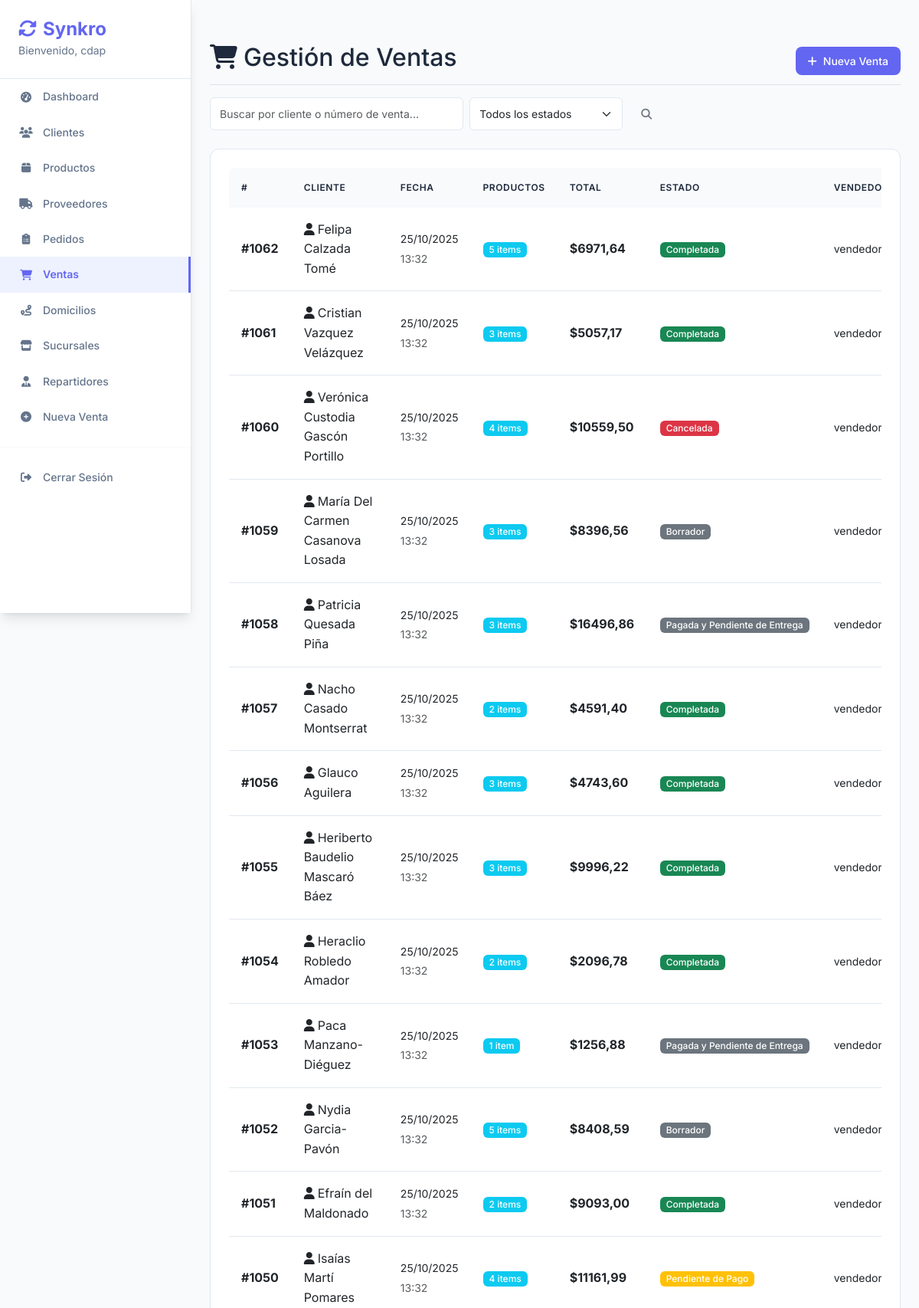
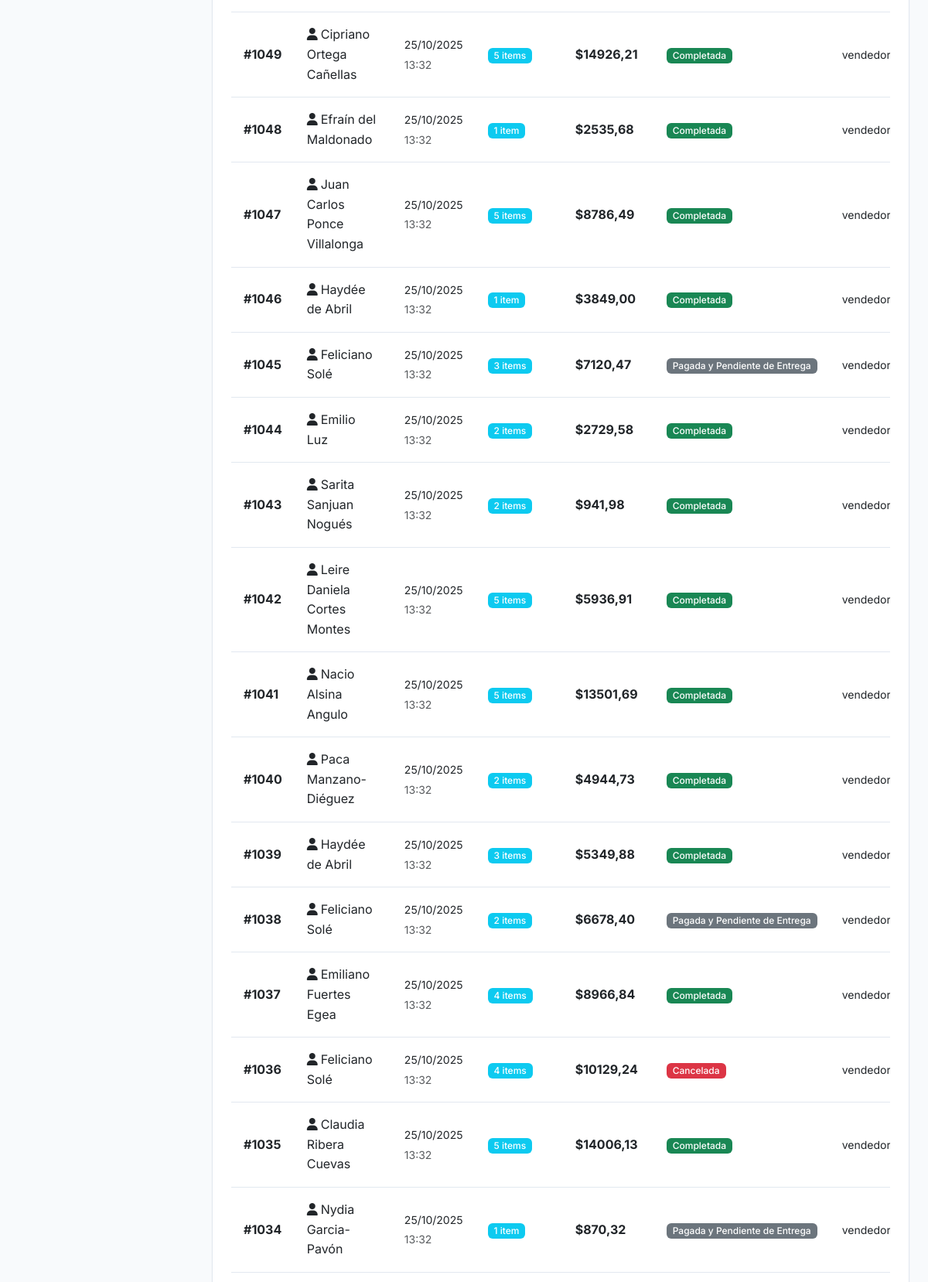
Page /ventas/ (signed in, upper part) on the committed database (2 pictures, top to bottom).
### core/models.py (models this page shows, shortened)
class Venta(models.Model):
    ESTADO_CHOICES = [
        ('COTIZACION', 'Cotización'),
        ('BORRADOR', 'Borrador'),
        ('PENDIENTE_PAGO', 'Pendiente de Pago'),
        ('PAGADA_PENDIENTE_ENTREGA', 'Pagada y Pendiente de Entrega'),
        ('COMPLETADA', 'Completada'),
        ('CANCELADA', 'Cancelada'),
    ]
    fecha = models.DateTimeField(auto_now_add=True)
    cliente = models.ForeignKey(Cliente, on_delete=models.SET_NULL, null=True, blank=True)
    usuario = models.ForeignKey(settings.AUTH_USER_MODEL, on_delete=models.PROTECT, help_text="Usuario que realizó la venta")
    estado = models.CharField(max_length=30, choices=ESTADO_CHOICES, default='COMPLETADA')
    monto_total = models.DecimalField(max_digits=12, decimal_places=2, default=0, editable=False)
    requiere_domicilio = models.BooleanField(default=False, help_text="Indica si requiere entrega a domicilio")
    direccion_entrega = models.CharField(max_length=300, blank=True, help_text="Dirección de entrega")
    latitud_entrega = models.DecimalField(max_digits=10, decimal_places=7, null=True, blank=True)
    longitud_entrega = models.DecimalField(max_digits=10, decimal_places=7, null=True, blank=True)
    prioridad_entrega = models.CharField(
        max_length=10,
        choices=[('alta', 'Alta'), ('media', 'Media'), ('baja', 'Baja')],
        default='media',
        help_text="Prioridad de entrega"
    )
    ventana_tiempo_inicio = models.TimeField(
        null=True, blank=True,
        help_text="Hora de inicio preferida para la entrega"
    )
    ventana_tiempo_fin = models.TimeField(
        null=True, blank=True,
        help_text="Hora límite para realizar la entrega"
    )
    _estado_anterior = None
    def __init__(self, *args, **kwargs):
        super().__init__(*args, **kwargs)
        self._estado_anterior = self.estado

class Cliente(models.Model):
    nombre = models.CharField(max_length=200)
    telefono = models.CharField(max_length=20, blank=True)
    email = models.EmailField(unique=True, blank=True, null=True)
    razon_social = models.CharField(max_length=200, blank=True)
    direccion = models.CharField(max_length=200, blank=True)

### core/views.py (the view)
# urls.py: path('ventas/', views.venta_list, name='venta_list'),
@login_required
def venta_list(request):
    search = request.GET.get('search', '')
    estado = request.GET.get('estado', '')
    ventas = Venta.objects.select_related('cliente', 'usuario').prefetch_related('detalles__producto')
    if search:
        ventas = ventas.filter(
            Q(cliente__nombre__icontains=search) |
            Q(id__icontains=search)
        )
    if estado:
        ventas = ventas.filter(estado=estado)
    ventas = ventas.order_by('-fecha')
    return render(request, 'ventas/list.html', {
        'ventas': ventas,
        'search': search,
        'estado_selected': estado,
        'estados': Venta.ESTADO_CHOICES
    })

### core/templates/ventas/list.html (shortened to what this page needs)
{% extends 'base.html' %}
{% block content %}
<div class="d-flex justify-content-between flex-wrap flex-md-nowrap align-items-center pt-3 pb-2 mb-3 border-bottom">
    <h1 class="h2"><i class="fas fa-shopping-cart me-2"></i>Gestión de Ventas</h1>
    <div class="btn-toolbar mb-2 mb-md-0">
        <a href="{% url 'nueva_venta' %}" class="btn btn-primary">
            <i class="fas fa-plus me-2"></i>Nueva Venta
        </a>
    </div>
</div>
<div class="row mb-4">
    <div class="col-md-8">
        <form method="get" class="d-flex">
            <input type="text" name="search" class="form-control me-2"
                   placeholder="Buscar por cliente o número de venta..."
                   value="{{ search }}">
            <select name="estado" class="form-select me-2" style="max-width: 200px;">
                <option value="">Todos los estados</option>
            </select>
            <button type="submit" class="btn btn-outline-secondary">
                <i class="fas fa-search"></i>
            </button>
        </form>
    </div>
</div>
<div class="card">
    <div class="card-body">
        {% if ventas %}
        <div class="table-responsive">
            <table class="table table-hover">
                <thead>
                    <tr>
                        <th>#</th>
                        <th>Cliente</th>
                        <th>Fecha</th>
                        <th>Productos</th>
                        <th>Total</th>
                        <th>Estado</th>
                        <th>Vendedor</th>
                    </tr>
                </thead>
                <tbody>
                    {% for venta in ventas %}
                    <tr>
                        <td>
                            <strong>#{{ venta.id }}</strong>
                        </td>
                        <td>
                            {% if venta.cliente %}
                                <i class="fas fa-user me-1"></i>{{ venta.cliente.nombre }}
                            {% else %}
                                <span class="text-muted">Cliente General</span>
                            {% endif %}
                        </td>
                        <td>
                            <small>{{ venta.fecha|date:"d/m/Y" }}</small><br>
                            <small class="text-muted">{{ venta.fecha|date:"H:i" }}</small>
                        </td>
                        <td>
                            <span class="badge bg-info">{{ venta.detalles.count }} item{{ venta.detalles.count|pluralize }}</span>
                        </td>
                        <td>
                            <strong>${{ venta.monto_total }}</strong>
                        </td>
                        <td>
                            {% if venta.estado == 'COMPLETADA' %}
                                <span class="badge bg-success">{{ venta.get_estado_display }}</span>
                            {% elif venta.estado == 'PENDIENTE_PAGO' %}
                                <span class="badge bg-warning">{{ venta.get_estado_display }}</span>
                            {% elif venta.estado == 'CANCELADA' %}
                                <span class="badge bg-danger">{{ venta.get_estado_display }}</span>
                            {% else %}
                                <span class="badge bg-secondary">{{ venta.get_estado_display }}</span>
                            {% endif %}
                        </td>
                        <td>
                            <small>{{ venta.usuario.username }}</small>
                        </td>
                    </tr>
                    {% endfor %}
                </tbody>
            </table>
        </div>
                            <strong>Monto Total:</strong> ${% widthratio ventas 1 1 as total_monto %}{{ total_monto|default:"0" }}
        {% endif %}
    </div>
</div>
{% endblock %}

### core/templates/base.html (shortened to what this page needs)
<!DOCTYPE html>
<html lang="es">
<head>
    <link href="https://cdn.jsdelivr.net/npm/bootstrap@5.3.0/dist/css/bootstrap.min.css" rel="stylesheet">
    <link href="https://cdnjs.cloudflare.com/ajax/libs/font-awesome/6.4.0/css/all.min.css" rel="stylesheet">
</head>
<body>
    <nav class="sidebar">
        <div class="sidebar-brand">
            <h4>
                <i class="fas fa-sync-alt me-2"></i>Synkro
            </h4>
            {% if user.is_authenticated %}
                <small>Bienvenido, {{ user.username }}</small>
            {% endif %}
        </div>
        {% if user.is_authenticated %}
        <ul class="nav flex-column">
            <li class="nav-item">
                <a class="nav-link {% if request.resolver_match.url_name == 'dashboard' %}active{% endif %}" href="{% url 'dashboard' %}">
                    <i class="fas fa-tachometer-alt"></i>Dashboard
                </a>
            </li>
            <li class="nav-item">
                <a class="nav-link {% if 'cliente' in request.resolver_match.url_name %}active{% endif %}" href="{% url 'cliente_list' %}">
                    <i class="fas fa-users"></i>Clientes
                </a>
            </li>
            <li class="nav-item">
                <a class="nav-link {% if 'producto' in request.resolver_match.url_name %}active{% endif %}" href="{% url 'producto_list' %}">
                    <i class="fas fa-box"></i>Productos
                </a>
            </li>
            <li class="nav-item">
                <a class="nav-link {% if 'proveedor' in request.resolver_match.url_name %}active{% endif %}" href="{% url 'proveedor_list' %}">
                    <i class="fas fa-truck"></i>Proveedores
                </a>
            </li>
            <li class="nav-item">
                <a class="nav-link {% if 'pedido' in request.resolver_match.url_name %}active{% endif %}" href="{% url 'pedido_list' %}">
                    <i class="fas fa-clipboard-list"></i>Pedidos
                </a>
            </li>
            <li class="nav-item">
                <a class="nav-link {% if 'venta' in request.resolver_match.url_name %}active{% endif %}" href="{% url 'venta_list' %}">
                    <i class="fas fa-shopping-cart"></i>Ventas
                </a>
            </li>
            <li class="nav-item">
                <a class="nav-link {% if 'domicilio' in request.resolver_match.url_name or 'ruta' in request.resolver_match.url_name %}active{% endif %}" href="{% url 'domicilios_home' %}">
                    <i class="fas fa-route"></i>Domicilios
                </a>
            </li>
            <li class="nav-item">
                <a class="nav-link {% if 'sucursal' in request.resolver_match.url_name %}active{% endif %}" href="{% url 'sucursal_list' %}">
                    <i class="fas fa-store"></i>Sucursales
                </a>
            </li>
            <li class="nav-item">
                <a class="nav-link {% if 'repartidor' in request.resolver_match.url_name %}active{% endif %}" href="{% url 'repartidor_list' %}">
                    <i class="fas fa-user-tie"></i>Repartidores
                </a>
            </li>
            <li class="nav-item">
                <a class="nav-link" href="{% url 'nueva_venta' %}">
                    <i class="fas fa-plus-circle"></i>Nueva Venta
                </a>
            </li>
            <hr>
            <li class="nav-item">
                <a class="nav-link" href="{% url 'logout' %}">
                    <i class="fas fa-sign-out-alt"></i>Cerrar Sesión
                </a>
            </li>
        </ul>
        {% endif %}
    </nav>
    <main class="main-content">
                <div class="pt-3 pb-2 mb-3">
        {% block content %}
        {% endblock %}
    </main>
</body>
</html>

### core/templates/base.html (style rules this page uses)
:root { --primary-color: #6366f1; --primary-light: #818cf8; --primary-dark: #4f46e5; --secondary-color: #64748b; --success-color: #10b981; --warning-color: #f59e0b; --danger-color: #ef4444; --light-bg: #f8fafc; --white-bg: #ffffff; --dark-text: #1e293b; --light-text: #64748b; --border-color: #e2e8f0; --shadow-sm: 0 1px 2px 0 rgb(0 0 0 / 0.05); --shadow-md: 0 4px 6px -1px rgb(0 0 0 / 0.1), 0 2px 4px -2px rgb(0 0 0 / 0.1); --shadow-lg: 0 10px 15px -3px rgb(0 0 0 / 0.1), 0 4px 6px -4px rgb(0 0 0 / 0.1); }
body { background-color: var(--light-bg); font-family: 'Inter', -apple-system, BlinkMacSystemFont, 'Segoe UI', sans-serif; color: var(--dark-text); line-height: 1.6; }
.sidebar { min-height: 100vh; background: var(--white-bg); border-right: 1px solid var(--border-color); box-shadow: var(--shadow-lg); position: fixed; top: 0; left: 0; width: 250px; z-index: 1000; overflow-y: auto; }
.sidebar .nav-link { color: var(--light-text); padding: 12px 24px; margin: 0; border-radius: 0; transition: all 0.2s ease; font-weight: 500; font-size: 0.875rem; display: flex; align-items: center; gap: 12px; }
.sidebar .nav-link i { width: 20px; text-align: center; }
.sidebar .nav-link.active { color: var(--primary-color); background-color: #eef2ff; border-right: 3px solid var(--primary-color); font-weight: 600; }
.sidebar-brand { padding: 24px; border-bottom: 1px solid var(--border-color); }
.sidebar-brand h4 { color: var(--primary-color); font-weight: 700; font-size: 1.5rem; margin: 0; }
.sidebar-brand small { color: var(--light-text); font-size: 0.875rem; }
.main-content { background-color: var(--light-bg); min-height: 100vh; padding: 24px; margin-left: 250px; }
.card { background: var(--white-bg); border: 1px solid var(--border-color); border-radius: 12px; box-shadow: var(--shadow-sm); transition: all 0.2s ease; }
.card-body { padding: 24px; }
.btn { font-weight: 500; border-radius: 8px; padding: 8px 16px; font-size: 0.875rem; transition: all 0.2s ease; border: none; }
.btn-primary { background-color: var(--primary-color); color: white; }
.table { background: var(--white-bg); border-radius: 8px; overflow: hidden; box-shadow: var(--shadow-sm); margin-bottom: 0; }
.table thead th { background-color: #f8fafc; color: var(--dark-text); border: none; font-weight: 600; font-size: 0.75rem; text-transform: uppercase; letter-spacing: 0.05em; padding: 16px; }
.table tbody td { padding: 16px; border-color: var(--border-color); vertical-align: middle; }
.form-control, .form-select { border-radius: 6px; border: 1px solid var(--border-color); padding: 10px 12px; font-size: 0.875rem; transition: all 0.2s ease; }
.badge { border-radius: 6px; font-weight: 500; font-size: 0.75rem; padding: 4px 8px; }
hr { border-color: var(--border-color); margin: 16px 0; }

### rows in the picture
Venta: id "1062", cliente.nombre "Felipa Calzada Tomé", fecha "25/10/2025", fecha "13:32", detalles.count "5", monto_total "6971,64", estado "Completada", usuario.username "vendedor"
Venta: id "1061", cliente.nombre "Cristian Vazquez Velázquez", fecha "25/10/2025", fecha "13:32", detalles.count "3", monto_total "5057,17", estado "Completada", usuario.username "vendedor"
Venta: id "1060", cliente.nombre "Verónica Custodia Gascón Portillo", fecha "25/10/2025", fecha "13:32", detalles.count "4", monto_total "10559,50", estado "Cancelada", usuario.username "vendedor"
Venta: id "1059", cliente.nombre "María Del Carmen Casanova Losada", fecha "25/10/2025", fecha "13:32", detalles.count "3", monto_total "8396,56", estado "Borrador", usuario.username "vendedor"
Venta: id "1058", cliente.nombre "Patricia Quesada Piña", fecha "25/10/2025", fecha "13:32", detalles.count "3", monto_total "16496,86", estado "Pagada y Pendiente de Entrega", usuario.username "vendedor"
Venta: id "1057", cliente.nombre "Nacho Casado Montserrat", fecha "25/10/2025", fecha "13:32", detalles.count "2", monto_total "4591,40", estado "Completada", usuario.username "vendedor"
Venta: id "1056", cliente.nombre "Glauco Aguilera", fecha "25/10/2025", fecha "13:32", detalles.count "3", monto_total "4743,60", estado "Completada", usuario.username "vendedor"
Venta: id "1055", cliente.nombre "Heriberto Baudelio Mascaró Báez", fecha "25/10/2025", fecha "13:32", detalles.count "3", monto_total "9996,22", estado "Completada", usuario.username "vendedor"
Venta: id "1054", cliente.nombre "Heraclio Robledo Amador", fecha "25/10/2025", fecha "13:32", detalles.count "2", monto_total "2096,78", estado "Completada", usuario.username "vendedor"
Venta: id "1053", cliente.nombre "Paca Manzano-Diéguez", fecha "25/10/2025", fecha "13:32", detalles.count "1", monto_total "1256,88", estado "Pagada y Pendiente de Entrega", usuario.username "vendedor"
Venta: id "1052", cliente.nombre "Nydia Garcia-Pavón", fecha "25/10/2025", fecha "13:32", detalles.count "5", monto_total "8408,59", estado "Borrador", usuario.username "vendedor"
Venta: id "1051", cliente.nombre "Efraín del Maldonado", fecha "25/10/2025", fecha "13:32", detalles.count "2", monto_total "9093,00", estado "Completada", usuario.username "vendedor"
Venta: id "1050", cliente.nombre "Isaías Martí Pomares", fecha "25/10/2025", fecha "13:32", detalles.count "4", monto_total "11161,99", estado "Pendiente de Pago", usuario.username "vendedor"
Venta: id "1049", cliente.nombre "Cipriano Ortega Cañellas", fecha "25/10/2025", fecha "13:32", detalles.count "5", monto_total "14926,21", estado "Completada", usuario.username "vendedor"
Venta: id "1048", cliente.nombre "Efraín del Maldonado", fecha "25/10/2025", fecha "13:32", detalles.count "1", monto_total "2535,68", estado "Completada", usuario.username "vendedor"
Venta: id "1047", cliente.nombre "Juan Carlos Ponce Villalonga", fecha "25/10/2025", fecha "13:32", detalles.count "5", monto_total "8786,49", estado "Completada", usuario.username "vendedor"
Venta: id "1046", cliente.nombre "Haydée de Abril", fecha "25/10/2025", fecha "13:32", detalles.count "1", monto_total "3849,00", estado "Completada", usuario.username "vendedor"
Venta: id "1045", cliente.nombre "Feliciano Solé", fecha "25/10/2025", fecha "13:32", detalles.count "3", monto_total "7120,47", estado "Pagada y Pendiente de Entrega", usuario.username "vendedor"
Venta: id "1044", cliente.nombre "Emilio Luz", fecha "25/10/2025", fecha "13:32", detalles.count "2", monto_total "2729,58", estado "Completada", usuario.username "vendedor"
Venta: id "1043", cliente.nombre "Sarita Sanjuan Nogués", fecha "25/10/2025", fecha "13:32", detalles.count "2", monto_total "941,98", estado "Completada", usuario.username "vendedor"
Venta: id "1042", cliente.nombre "Leire Daniela Cortes Montes", fecha "25/10/2025", fecha "13:32", detalles.count "5", monto_total "5936,91", estado "Completada", usuario.username "vendedor"
Venta: id "1041", cliente.nombre "Nacio Alsina Angulo", fecha "25/10/2025", fecha "13:32", detalles.count "5", monto_total "13501,69", estado "Completada", usuario.username "vendedor"
Venta: id "1040", cliente.nombre "Paca Manzano-Diéguez", fecha "25/10/2025", fecha "13:32", detalles.count "2", monto_total "4944,73", estado "Completada", usuario.username "vendedor"
Venta: id "1039", cliente.nombre "Haydée de Abril", fecha "25/10/2025", fecha "13:32", detalles.count "3", monto_total "5349,88", estado "Completada", usuario.username "vendedor"
Venta: id "1038", cliente.nombre "Feliciano Solé", fecha "25/10/2025", fecha "13:32", detalles.count "2", monto_total "6678,40", estado "Pagada y Pendiente de Entrega", usuario.username "vendedor"
Venta: id "1037", cliente.nombre "Emiliano Fuertes Egea", fecha "25/10/2025", fecha "13:32", detalles.count "4", monto_total "8966,84", estado "Completada", usuario.username "vendedor"
Venta: id "1036", cliente.nombre "Feliciano Solé", fecha "25/10/2025", fecha "13:32", detalles.count "4", monto_total "10129,24", estado "Cancelada", usuario.username "vendedor"
Venta: id "1035", cliente.nombre "Claudia Ribera Cuevas", fecha "25/10/2025", fecha "13:32", detalles.count "5", monto_total "14006,13", estado "Completada", usuario.username "vendedor"
Venta: id "1034", cliente.nombre "Nydia Garcia-Pavón", fecha "25/10/2025", fecha "13:32", detalles.count "1", monto_total "870,32", estado "Pagada y Pendiente de Entrega", usuario.username "vendedor"

### other values in the picture
{{ user.username }} "cdap"
